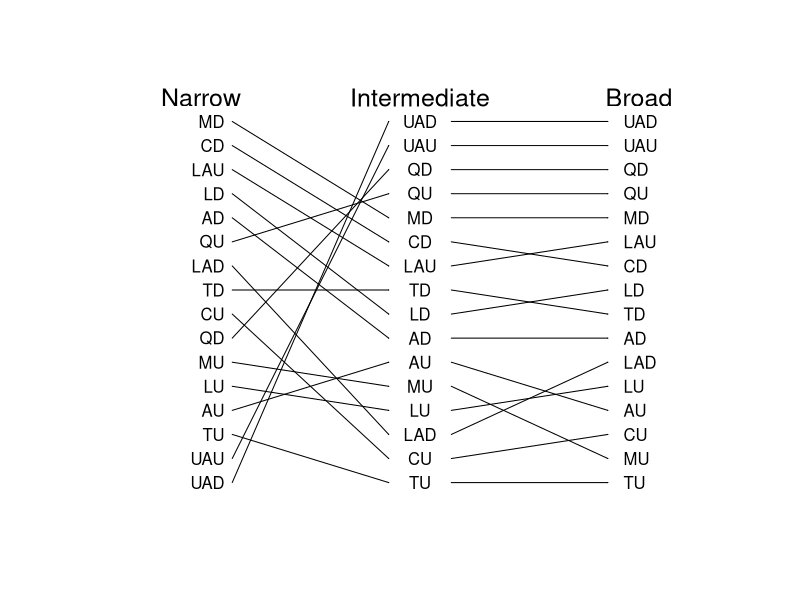

This figure's R source:
## ---- chunk 1
###Making a plot of how high pressure predation sites are when measured in 
#different levels of predation ABUNDANCE

setwd("C:\\Users\\faj\\Documents\\OneDrive for Business\\research\\bioTIME\\users\\Faith\\TriniFishPredation")

library(dplyr)
library(tidyr)
library(ggplot2)
library(lme4)
library(Cairo)
library(RColorBrewer) 


#preparing data 

fishDataAll <- read.csv("Fish data June 2017.csv")
head(fishDataAll)

siteCodes <- read.csv("siteCodes.csv")

selectMonths <- c("07", "08")# i am selecting out these months because then i can use the last timepoint 

group12 <- c("Hoplias malabaricus", "Crenicichla frenata", "Gymnotus carapo", "Anablepsoides hartii",
			"Cichlasoma taenia", "Cichlasoma taenia", "Corynopoma riisei", "Roeboides dientonito", 
			"Agonostomus monticola", "Rhamdia quelen", "andinoacara pulcher", "Hemigrammus unilineatus", "Rivulus hartii")



#select data from only the July and Auguest, and remove first year 
SelectData <- fishDataAll %>% 
	separate(date, c("Day", "Month", "Year"), sep = "/") %>%
	filter(Year != 2010) %>%
	filter(Month %in% selectMonths)

fishData <- data.frame(SelectData)

fishData$AbundanceAll <- fishData$numbercaught + fishData$numberseen

#calculating percentage biomass so i can incude years with 0 abundance

fishData$TotBiomass <- (fishData$numbercaught + fishData$numberseen)* fishData$weight
TotBioSite<- fishData %>% 
	group_by(site, Year) %>%
	summarise(BiomasSiteSum = sum(TotBiomass, na.rm=TRUE))
siteBiomass <- data.frame(TotBioSite)


#Narrow Predation data
#-------------------------
predatorsAbN <- fishData %>% 
	filter(species == "Hoplias malabaricus" | species == "Crenicichla frenata")  %>%
	group_by(site, Year) %>%
	summarise(AbundanceSum = sum(AbundanceAll))

predatorsAb <- data.frame(predatorsAbN)
predatorsAb$Year <- as.numeric(predatorsAb$Year)

#add the total site biomass data, just to i can identify sites with no predators 
FishDataTotAb <- merge(siteBiomass, predatorsAb, by = c("site" ,"Year"),all=TRUE) # this makes sure i 
#know what years had no predators recoreded in 
FishDataTotAb$AbundanceSum[is.na(FishDataTotAb$AbundanceSum)] <- 0

Narrow <- aggregate(FishDataTotAb$AbundanceSum, list(FishDataTotAb$site), mean, na.rm=TRUE)

orderNarrow <- Narrow[order(Narrow$x),]
head(orderNarrow)

orderNarrow$predOrderN <- c(1:nrow(orderNarrow))

#Middle predation 
#------------------------------

#there are no fsih of species Anablepsoides hartii

#sum abundance per site and year
predatorsAbM <- fishData %>% 
	filter(species == "Hoplias malabaricus" | species == "Crenicichla frenata" | 
		species == "Gymnotus carapo" | species == "Rivulus hartii")  %>%
	group_by(site, Year) %>%
	summarise(AbundanceSum = sum(AbundanceAll))

predatorsAbMl <- data.frame(predatorsAbM)

predatorsAbMl$Year <- as.numeric(predatorsAbMl$Year)

#add the total site biomass data, just to i can identify sites with no predators 
FishDataTotAbM <- merge(siteBiomass, predatorsAbMl, by = c("site" ,"Year"),all=TRUE) # this makes sure i 
#know what years had no predators recoreded in 
FishDataTotAbM$AbundanceSum[is.na(FishDataTotAbM$AbundanceSum)] <- 0

Middle <- aggregate(FishDataTotAbM$AbundanceSum, list(FishDataTotAbM$site), mean, na.rm=TRUE)

orderMiddle<- Middle[order(Middle$x),]
head(orderMiddle)

orderMiddle$predOrderM <- c(1:nrow(orderMiddle))

#Wide predation 
#------------------------------

#there are no fsih of species Anablepsoides hartii

#sum abundance per site and year
predatorsAbW <- fishData %>% 
	filter(species %in% group12) %>%
	group_by(site, Year) %>%
	summarise(AbundanceSum = sum(AbundanceAll))

predatorsAbWd <- data.frame(predatorsAbW)
predatorsAbWd$Year <- as.numeric(predatorsAbWd$Year)

#add the total site biomass data, just to i can identify sites with no predators 
FishDataTotAbW <- merge(siteBiomass, predatorsAbWd, by = c("site" ,"Year"),all=TRUE) # this makes sure i 
#know what years had no predators recoreded in 
FishDataTotAbW$AbundanceSum[is.na(FishDataTotAbW$AbundanceSum)] <- 0

Wide <- aggregate(FishDataTotAbW$AbundanceSum, list(FishDataTotAbW$site), mean, na.rm=TRUE)

orderWide <- Wide[order(Wide$x),]
head(orderWide)

orderWide$predOrderW <- c(1:nrow(orderWide))


##merge all data 
#-----------------------------

orderNM <- merge(orderNarrow, orderMiddle, by = "Group.1")
orderNMWc <- merge(orderNM, orderWide, by = "Group.1")
orderNMW <- merge(orderNMWc, siteCodes, by.x = "Group.1", by.y = "siteNames")

## ---- chunk 2
Cairo(file="C:\\Users\\faj\\Documents\\OneDrive for Business\\research\\bioTIME\\users\\Faith\\TriniFishPredation\\Adundance_tangle.png",
      type="png",
      units="in", 
      width=9,
      height=6,
      pointsize=12,
      dpi=100)


plotSetup <- data.frame(cbind(c(1:17),c(20:100))) # data to plot onto emptyp plot
plot(x = plotSetup$X2, y = plotSetup$X1, col="white", axes=FALSE , ylab = " ", xlab = "  ", type = "n")

#plot arrows
arrows(x0 = 36, y0 = orderNMW$predOrderN, x1 = 56, y1 = orderNMW$predOrderM, length = 0.001)
arrows(x0 = 64, y0 = orderNMW$predOrderM, x1 = 84, y1 = orderNMW$predOrderW, length = 0.001)


#plotting text 
text(x = 35, y = orderNMW$predOrderN, labels = orderNMW$codes, adj = c(1,NA))
text(x = 60, y = orderNMW$predOrderM, labels = orderNMW$codes)
text(x = 86, y = orderNMW$predOrderW, labels = orderNMW$codes, adj = c(0,NA))

text(x = 32, y = 17, labels = "Narrow", cex = 1.5)
text(x = 60, y = 17, labels = "Intermediate", cex = 1.5)
text(x = 88, y = 17, labels = "Broad", cex = 1.5)

dev.off()

## ---- chunk 3
rownames(orderNMW) <- orderNMW$Group.1
corOrderNMW <- orderNMW[,c(2, 4, 6)] 
names(corOrderNMW ) <- c("Narrow", "Middle", "Wide")
cor(corOrderNMW, method="spearman")
cor.test(corOrderNMW$Narrow, corOrderNMW$Middle, method="spearman")
cor.test(corOrderNMW$Narrow, corOrderNMW$Wide, method="spearman")
cor.test(corOrderNMW$Wide, corOrderNMW$Middle, method="spearman")
